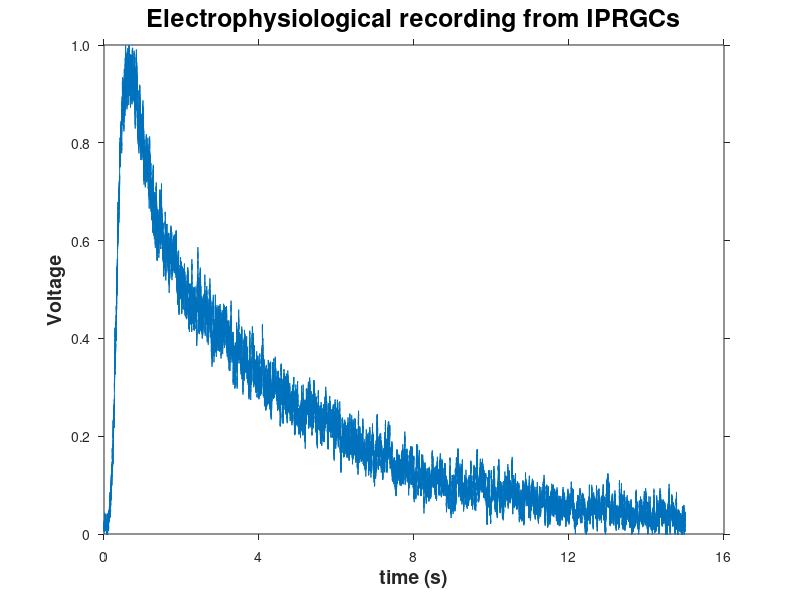

This chart was generated by the following MATLAB code:

lanedata = textread('Lane.csv', '', 'delimiter', ',');

%open('Lane.csv')
plot(lanedata(5001:end,1)-1, -lanedata(5001:end,2)/max((abs(lanedata(5001:end,2)))))
set(gca, 'TickDir', 'out');

xlabel('time (s)', 'FontSize', 14,'FontWeight','Bold');

ylabel('Voltage', 'FontSize', 14,'FontWeight','Bold');

%h = legend('i = 1', 'i = 2');

%legend boxoff;

%set(h, 'FontSize', 14, 'Location', 'Best');

title('Electrophysiological recording from IPRGCs', 'FontSize', 18,'FontWeight','Bold');

axis([0 16 0 1]);

set(gca, 'TickDir', 'out');

set(gca,'XTick',0:4:16)

set(gca,'XTickLabel',{' 0', ' 4',' 8','12', '16'});

set(gca,'YTickLabel',{'  0','0.2','0.4','0.6','0.8','1.0'});

set(gca,'YTick',0:0.2:1)
